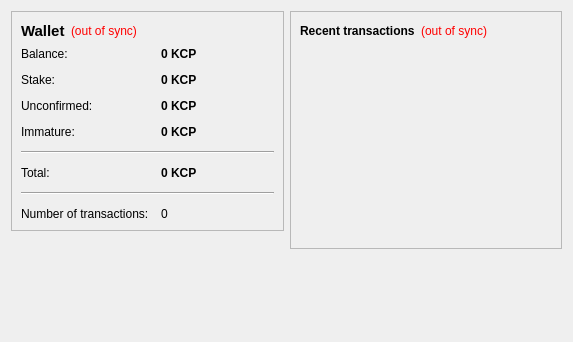
<?xml version="1.0" encoding="UTF-8"?>
<ui version="4.0">
 <class>OverviewPage</class>
 <widget class="QWidget" name="OverviewPage">
  <property name="geometry">
   <rect>
    <x>0</x>
    <y>0</y>
    <width>573</width>
    <height>342</height>
   </rect>
  </property>
  <property name="windowTitle">
   <string>Form</string>
  </property>
  <layout class="QHBoxLayout" name="horizontalLayout" stretch="1,1">
   <item>
    <layout class="QVBoxLayout" name="verticalLayout_2">
     <item>
      <widget class="QFrame" name="frame">
       <property name="frameShape">
        <enum>QFrame::StyledPanel</enum>
       </property>
       <property name="frameShadow">
        <enum>QFrame::Raised</enum>
       </property>
       <layout class="QVBoxLayout" name="verticalLayout_4">
        <item>
         <layout class="QHBoxLayout" name="horizontalLayout_4">
          <item>
           <widget class="QLabel" name="label_5">
            <property name="font">
             <font>
              <pointsize>11</pointsize>
              <weight>75</weight>
              <bold>true</bold>
             </font>
            </property>
            <property name="text">
             <string>Wallet</string>
            </property>
           </widget>
          </item>
          <item>
           <widget class="QLabel" name="labelWalletStatus">
            <property name="toolTip">
             <string>The displayed information may be out of date. Your wallet automatically synchronizes with the Tengri network after a connection is established, but this process has not completed yet.</string>
            </property>
            <property name="styleSheet">
             <string notr="true">QLabel { color: red; }</string>
            </property>
            <property name="text">
             <string notr="true">(out of sync)</string>
            </property>
            <property name="alignment">
             <set>Qt::AlignLeading|Qt::AlignLeft|Qt::AlignVCenter</set>
            </property>
           </widget>
          </item>
          <item>
           <spacer name="horizontalSpacer_2">
            <property name="orientation">
             <enum>Qt::Horizontal</enum>
            </property>
            <property name="sizeHint" stdset="0">
             <size>
              <width>40</width>
              <height>20</height>
             </size>
            </property>
           </spacer>
          </item>
         </layout>
        </item>
        <item>
         <layout class="QFormLayout" name="formLayout_2">
          <property name="fieldGrowthPolicy">
           <enum>QFormLayout::AllNonFixedFieldsGrow</enum>
          </property>
          <property name="horizontalSpacing">
           <number>12</number>
          </property>
          <property name="verticalSpacing">
           <number>12</number>
          </property>
          <item row="0" column="0">
           <widget class="QLabel" name="label">
            <property name="text">
             <string>Balance:</string>
            </property>
           </widget>
          </item>
          <item row="0" column="1">
           <widget class="QLabel" name="labelBalance">
            <property name="font">
             <font>
              <weight>75</weight>
              <bold>true</bold>
             </font>
            </property>
            <property name="cursor">
             <cursorShape>IBeamCursor</cursorShape>
            </property>
            <property name="toolTip">
             <string>Your current balance</string>
            </property>
            <property name="text">
             <string notr="true">0 KCP</string>
            </property>
            <property name="textInteractionFlags">
             <set>Qt::LinksAccessibleByMouse|Qt::TextSelectableByKeyboard|Qt::TextSelectableByMouse</set>
            </property>
           </widget>
          </item>
          <item row="1" column="0">
           <widget class="QLabel" name="label_6">
            <property name="text">
             <string>Stake:</string>
            </property>
           </widget>
          </item>
          <item row="1" column="1">
           <widget class="QLabel" name="labelStake">
            <property name="font">
             <font>
              <weight>75</weight>
              <bold>true</bold>
             </font>
            </property>
            <property name="cursor">
             <cursorShape>IBeamCursor</cursorShape>
            </property>
            <property name="toolTip">
             <string>Total of coins that was staked, and do not yet count toward the current balance</string>
            </property>
            <property name="text">
             <string notr="true">0 KCP</string>
            </property>
            <property name="textInteractionFlags">
             <set>Qt::LinksAccessibleByMouse|Qt::TextSelectableByKeyboard|Qt::TextSelectableByMouse</set>
            </property>
           </widget>
          </item>
          <item row="2" column="0">
           <widget class="QLabel" name="label_3">
            <property name="text">
             <string>Unconfirmed:</string>
            </property>
           </widget>
          </item>
          <item row="2" column="1">
           <widget class="QLabel" name="labelUnconfirmed">
            <property name="font">
             <font>
              <weight>75</weight>
              <bold>true</bold>
             </font>
            </property>
            <property name="cursor">
             <cursorShape>IBeamCursor</cursorShape>
            </property>
            <property name="toolTip">
             <string>Total of transactions that have yet to be confirmed, and do not yet count toward the current balance</string>
            </property>
            <property name="text">
             <string notr="true">0 KCP</string>
            </property>
            <property name="textInteractionFlags">
             <set>Qt::LinksAccessibleByMouse|Qt::TextSelectableByKeyboard|Qt::TextSelectableByMouse</set>
            </property>
           </widget>
          </item>
          <item row="3" column="0">
           <widget class="QLabel" name="labelImmatureText">
            <property name="text">
             <string>Immature:</string>
            </property>
           </widget>
          </item>
          <item row="3" column="1">
           <widget class="QLabel" name="labelImmature">
            <property name="font">
             <font>
              <weight>75</weight>
              <bold>true</bold>
             </font>
            </property>
            <property name="toolTip">
             <string>Mined balance that has not yet matured</string>
            </property>
            <property name="text">
             <string notr="true">0 KCP</string>
            </property>
            <property name="textInteractionFlags">
             <set>Qt::LinksAccessibleByMouse|Qt::TextSelectableByKeyboard|Qt::TextSelectableByMouse</set>
            </property>
           </widget>
          </item>
          <item row="4" column="0" colspan="2">
           <widget class="Line" name="line">
            <property name="orientation">
             <enum>Qt::Horizontal</enum>
            </property>
           </widget>
          </item>
          <item row="5" column="0">
           <widget class="QLabel" name="labelTotalText">
            <property name="text">
             <string>Total:</string>
            </property>
           </widget>
          </item>
          <item row="5" column="1">
           <widget class="QLabel" name="labelTotal">
            <property name="font">
             <font>
              <weight>75</weight>
              <bold>true</bold>
             </font>
            </property>
            <property name="toolTip">
             <string>Sum of all balances (mature, immature, unconfirmed and stake)</string>
            </property>
            <property name="text">
             <string notr="true">0 KCP</string>
            </property>
            <property name="textInteractionFlags">
             <set>Qt::LinksAccessibleByMouse|Qt::TextSelectableByKeyboard|Qt::TextSelectableByMouse</set>
            </property>
           </widget>
          </item>
          <item row="6" column="0" colspan="2">
           <widget class="Line" name="line">
            <property name="orientation">
             <enum>Qt::Horizontal</enum>
            </property>
           </widget>
          </item>
          <item row="7" column="0">
           <widget class="QLabel" name="label_2">
            <property name="text">
             <string>Number of transactions:</string>
            </property>
           </widget>
          </item>
          <item row="7" column="1">
           <widget class="QLabel" name="labelNumTransactions">
            <property name="toolTip">
             <string>Total number of transactions in wallet</string>
            </property>
            <property name="text">
             <string notr="true">0</string>
            </property>
           </widget>
          </item>
         </layout>
        </item>
       </layout>
      </widget>
     </item>
     <item>
      <spacer name="verticalSpacer">
       <property name="orientation">
        <enum>Qt::Vertical</enum>
       </property>
       <property name="sizeHint" stdset="0">
        <size>
         <width>20</width>
         <height>40</height>
        </size>
       </property>
      </spacer>
     </item>
    </layout>
   </item>
   <item>
    <layout class="QVBoxLayout" name="verticalLayout_3">
     <item>
      <widget class="QFrame" name="frame_2">
       <property name="frameShape">
        <enum>QFrame::StyledPanel</enum>
       </property>
       <property name="frameShadow">
        <enum>QFrame::Raised</enum>
       </property>
       <layout class="QVBoxLayout" name="verticalLayout">
        <item>
         <layout class="QHBoxLayout" name="horizontalLayout_2">
          <item>
           <widget class="QLabel" name="label_4">
            <property name="text">
             <string>&lt;b&gt;Recent transactions&lt;/b&gt;</string>
            </property>
           </widget>
          </item>
          <item>
           <widget class="QLabel" name="labelTransactionsStatus">
            <property name="toolTip">
             <string>The displayed information may be out of date. Your wallet automatically synchronizes with the Tengri network after a connection is established, but this process has not completed yet.</string>
            </property>
            <property name="styleSheet">
             <string notr="true">QLabel { color: red; }</string>
            </property>
            <property name="text">
             <string notr="true">(out of sync)</string>
            </property>
            <property name="alignment">
             <set>Qt::AlignRight|Qt::AlignTrailing|Qt::AlignVCenter</set>
            </property>
           </widget>
          </item>
          <item>
           <spacer name="horizontalSpacer">
            <property name="orientation">
             <enum>Qt::Horizontal</enum>
            </property>
            <property name="sizeHint" stdset="0">
             <size>
              <width>40</width>
              <height>20</height>
             </size>
            </property>
           </spacer>
          </item>
         </layout>
        </item>
        <item>
         <widget class="QListView" name="listTransactions">
          <property name="styleSheet">
           <string notr="true">QListView { background: transparent; }</string>
          </property>
          <property name="frameShape">
           <enum>QFrame::NoFrame</enum>
          </property>
          <property name="verticalScrollBarPolicy">
           <enum>Qt::ScrollBarAlwaysOff</enum>
          </property>
          <property name="horizontalScrollBarPolicy">
           <enum>Qt::ScrollBarAlwaysOff</enum>
          </property>
          <property name="selectionMode">
           <enum>QAbstractItemView::NoSelection</enum>
          </property>
         </widget>
        </item>
       </layout>
      </widget>
     </item>
     <item>
      <spacer name="verticalSpacer_2">
       <property name="orientation">
        <enum>Qt::Vertical</enum>
       </property>
       <property name="sizeHint" stdset="0">
        <size>
         <width>20</width>
         <height>40</height>
        </size>
       </property>
      </spacer>
     </item>
    </layout>
   </item>
  </layout>
 </widget>
 <resources/>
 <connections/>
</ui>
